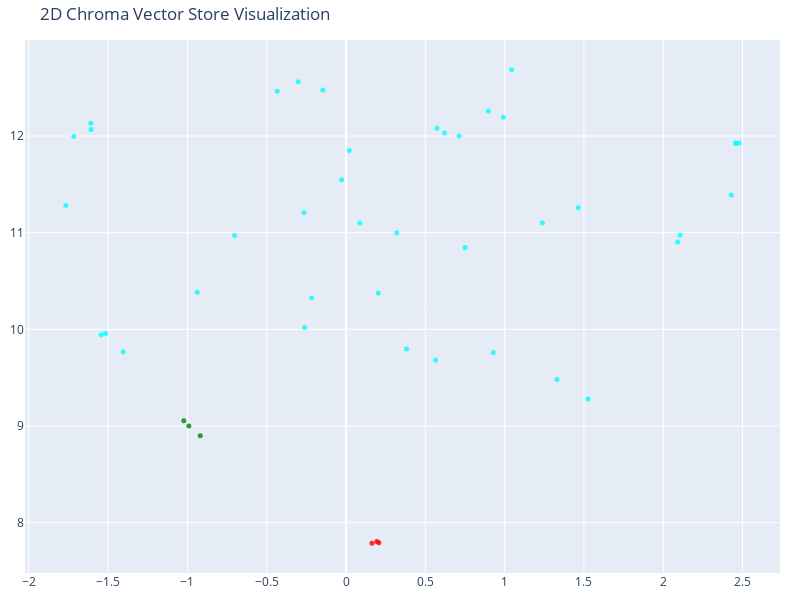

The code cell stored with this chart in its notebook:
### Code cell
# We humans find it easier to visalize things in 2D!
# Reduce the dimensionality of the vectors to 2D using t-SNE
# (t-distributed stochastic neighbor embedding)

tsne = TSNE(n_components=2, random_state=42, perplexity=30)
reduced_vectors = tsne.fit_transform(vectors)

# Create the 2D scatter plot
fig = go.Figure(data=[go.Scatter(
    x=reduced_vectors[:, 0],
    y=reduced_vectors[:, 1],
    mode='markers',
    marker=dict(size=5, color=colors, opacity=0.8),
    text=[f"Type: {t}<br>Text: {d[:100]}..." for t, d in zip(doc_types, documents)],
    hoverinfo='text'
)])

fig.update_layout(
    title='2D Chroma Vector Store Visualization',
    scene=dict(xaxis_title='x',yaxis_title='y'),
    width=800,
    height=600,
    margin=dict(r=20, b=10, l=10, t=40)
)

fig.show()

### Figure 1 — Plotly figure (JSON) as saved in the notebook; plotly's stock layout.template omitted (floating-point values rounded to 4 significant figures)
{"data": [{"hoverinfo": "text", "marker": {"color": ["green", "green", "green", "red", "red", "red", "cyan", "cyan", "cyan", "cyan", "cyan", "cyan", "cyan", "cyan", "cyan", "cyan", "cyan", "cyan", "cyan", "cyan", "cyan", "cyan", "cyan", "cyan", "cyan", "cyan", "cyan", "cyan", "cyan", "cyan", "cyan", "cyan", "cyan", "cyan", "cyan", "cyan", "cyan", "cyan", "cyan", "cyan", "cyan", "cyan", "cyan", "cyan", "cyan", "cyan"], "opacity": 0.8, "size": 5}, "mode": "markers", "text": ["Type: permissions<br>Text: # Messaging Permissions (OpenFGA)\n\n## Type: `messaging`\n\n### Relations:\n- **viewer**: [user, group#m...", "Type: permissions<br>Text: # Billing Permissions (OpenFGA)\n\n## Type: `billing`\n\n### Relations:\n- **viewer**: [user, group#membe...", "Type: permissions<br>Text: # Analytics Permissions (OpenFGA)\n\n## Type: `analytics`\n\n### Relations:\n- **viewer**: [user, group#m...", "Type: components<br>Text: # Messaging\n\n## Description\nThe **Messaging** component in our platform handles all forms of interna...", "Type: components<br>Text: # Analytics\n\n## Description\nThe **Analytics** component powers data collection, processing, and visu...", "Type: components<br>Text: # Billing\n\n## Description\nThe **Billing** component is responsible for managing all financial transa...", "Type: fga-auth-mechanisms<br>Text: Get Started with Modeling\nCreating a Relationship Based Access Control (ReBAC) authorization model m...", "Type: fga-auth-mechanisms<br>Text: OpenFGA is built to quickly and reliably make authorization checks . This means providing an answer ...", "Type: fga-auth-mechanisms<br>Text: We'll provide more detailed examples throughout this article.\n\nWhen you are modeling, you need to an...", "Type: fga-auth-mechanisms<br>Text: 1.  Pick The Most Important Feature\n    Pick the most important feature\n\nA feature, in the context o...", "Type: fga-auth-mechanisms<br>Text: info\nRoles don't \"disappear\" in ReBAC systems like OpenFGA. Your users might have roles on a given o...", "Type: fga-auth-mechanisms<br>Text: A user can create a document in a drive if they are the owner of the drive.\nA user can create a fold...", "Type: fga-auth-mechanisms<br>Text: How a user is added as a member to an organization is beyond the scope of the feature we picked to w...", "Type: fga-auth-mechanisms<br>Text: A user can create a document in a drive if they are the owner of the drive.\nA user can create a fold...", "Type: fga-auth-mechanisms<br>Text: How a user is added as a member to an organization is beyond the scope of the feature we picked to w...", "Type: fga-auth-mechanisms<br>Text: A user can create a document in a drive if they are the owner of the drive.\nA user can create a fold...", "Type: fga-auth-mechanisms<br>Text: How a user is added as a member to an organization is beyond the scope of the feature we picked to w...", "Type: fga-auth-mechanisms<br>Text: type folder\n\ntype organization\n\ntype drive\n\nCaution\nYou're now in the process of building a version ...", "Type: fga-auth-mechanisms<br>Text: Each of the previously defined types has a set of relations. Relations are an important component in...", "Type: fga-auth-mechanisms<br>Text: any noun that is the {noun} of a \"{noun} of a/an/the {type}\" expression. These are typically the For...", "Type: fga-auth-mechanisms<br>Text: How a user is added as a member to an organization is beyond the scope of the feature we picked to w...", "Type: fga-auth-mechanisms<br>Text: Using the OpenFGA Configuration Language we can enumerate the relations for each type:\n\nmodel\nschema...", "Type: fga-auth-mechanisms<br>Text: Why could a user U, perform an action A on an object O?\nWe are going to go over each type and each o...", "Type: fga-auth-mechanisms<br>Text: type organization\nrelations\ndefine member: [user, organization#member]\n\nWhy? This relation definitio...", "Type: fga-auth-mechanisms<br>Text: user\norganization#member (i.e., other organization's member)\nHowever, it will not make sense for org...", "Type: fga-auth-mechanisms<br>Text: Complete Type Definition\nThe complete type definition for the organization type is:\n\ntype organizati...", "Type: fga-auth-mechanisms<br>Text: When a document is created, a relationship tuple will be stored in OpenFGA representing this relatio...", "Type: fga-auth-mechanisms<br>Text: The relation definition then should be:\n\ntype document\nrelations\ndefine editor: [user, organization#...", "Type: fga-auth-mechanisms<br>Text: Relation: Viewer\nThe viewer relation is similar to the document's editor relation. It will be define...", "Type: fga-auth-mechanisms<br>Text: type document\nrelations\ndefine parent: [folder, drive]\n\nWhy? This relation definition states that:\n\n...", "Type: fga-auth-mechanisms<br>Text: Relation: can_share\nWe need to express the following in the relation definition:\n\nA user can share a...", "Type: fga-auth-mechanisms<br>Text: type document\nrelations\ndefine can_share: owner or editor or owner from parent\n\nThere are a few key ...", "Type: fga-auth-mechanisms<br>Text: Relation: can_view\nWe need to express the following in the relation definition:\n\nA user can view a d...", "Type: fga-auth-mechanisms<br>Text: type document\nrelations\ndefine can_write: editor or owner or owner from parent\n\nRelation: can_change...", "Type: fga-auth-mechanisms<br>Text: Combining the type definitions for document and organization, we have\n\nmodel\nschema 1.1\n\ntype user\n\n...", "Type: fga-auth-mechanisms<br>Text: Once you have defined your group like types and the most important type for your feature you want to...", "Type: fga-auth-mechanisms<br>Text: So we'll write some relationship tuples and assertions. An OpenFGA assertion takes one of these form...", "Type: fga-auth-mechanisms<br>Text: System Action Relationship Tuple\nAnne is a member of the contoso organization { user:\"user:anne\", re...", "Type: fga-auth-mechanisms<br>Text: Create Assertions\nAccording to our written down model and the relationship tuples from the previous ...", "Type: fga-auth-mechanisms<br>Text: user beth has relation can_share with document:2\nuser beth has relation can_write with document:2\nus...", "Type: fga-auth-mechanisms<br>Text: Once all the assertions are working, you should continue the iterative process of working on your mo...", "Type: fga-auth-mechanisms<br>Text: # Guide to OpenFGA and Cross-Component Relationships\n\n## Overview of OpenFGA\n\n**OpenFGA** is an open...", "Type: fga-auth-mechanisms<br>Text: ### 2. **Relations**\nEach type can define relationships with other types. For instance:\n```fga\ntype ...", "Type: fga-auth-mechanisms<br>Text: ### Step-by-Step\n\n#### 1. Define Your Types\n\n```fga\ntype messaging\n  relations\n    define editor: [u...", "Type: fga-auth-mechanisms<br>Text: OpenFGA will resolve:\n- user:123 is editor of messaging:campaign-789\n- campaign-789#editor is viewer...", "Type: fga-auth-mechanisms<br>Text: **Steps:**\n1. Define editor on messaging:\n```json\n{\n  \"user\": \"user:alice\",\n  \"relation\": \"editor\",\n..."], "type": "scatter", "x": [-1.023, -0.9193, -0.9912, 0.1634, 0.1942, 0.2067, 0.5639, 0.3812, 1.33, 1.526, 0.9283, 2.459, 2.091, 2.478, 2.106, 2.456, 1.238, 0.7504, 0.2027, 2.429, 1.463, 0.3194, 0.08704, -0.4343, -0.3017, -0.02742, 0.02023, -0.146, 0.7123, 0.6205, 0.8969, 1.044, 0.9907, 0.5734, -0.2647, -0.2174, -0.7032, -1.61, -1.608, -1.717, -1.767, -0.2612, -0.9386, -1.516, -1.544, -1.405], "y": [9.055, 8.9, 9.0, 7.787, 7.805, 7.793, 9.679, 9.797, 9.48, 9.279, 9.759, 11.92, 10.9, 11.93, 10.97, 11.93, 11.1, 10.85, 10.38, 11.39, 11.26, 11.0, 11.1, 12.46, 12.56, 11.55, 11.85, 12.48, 12.0, 12.03, 12.26, 12.69, 12.19, 12.08, 11.21, 10.32, 10.97, 12.13, 12.07, 11.99, 11.28, 10.02, 10.38, 9.956, 9.945, 9.768]}], "layout": {"height": 600, "margin": {"b": 10, "l": 10, "r": 20, "t": 40}, "scene": {"xaxis": {"title": {"text": "x"}}, "yaxis": {"title": {"text": "y"}}}, "title": {"text": "2D Chroma Vector Store Visualization"}, "width": 800}}
